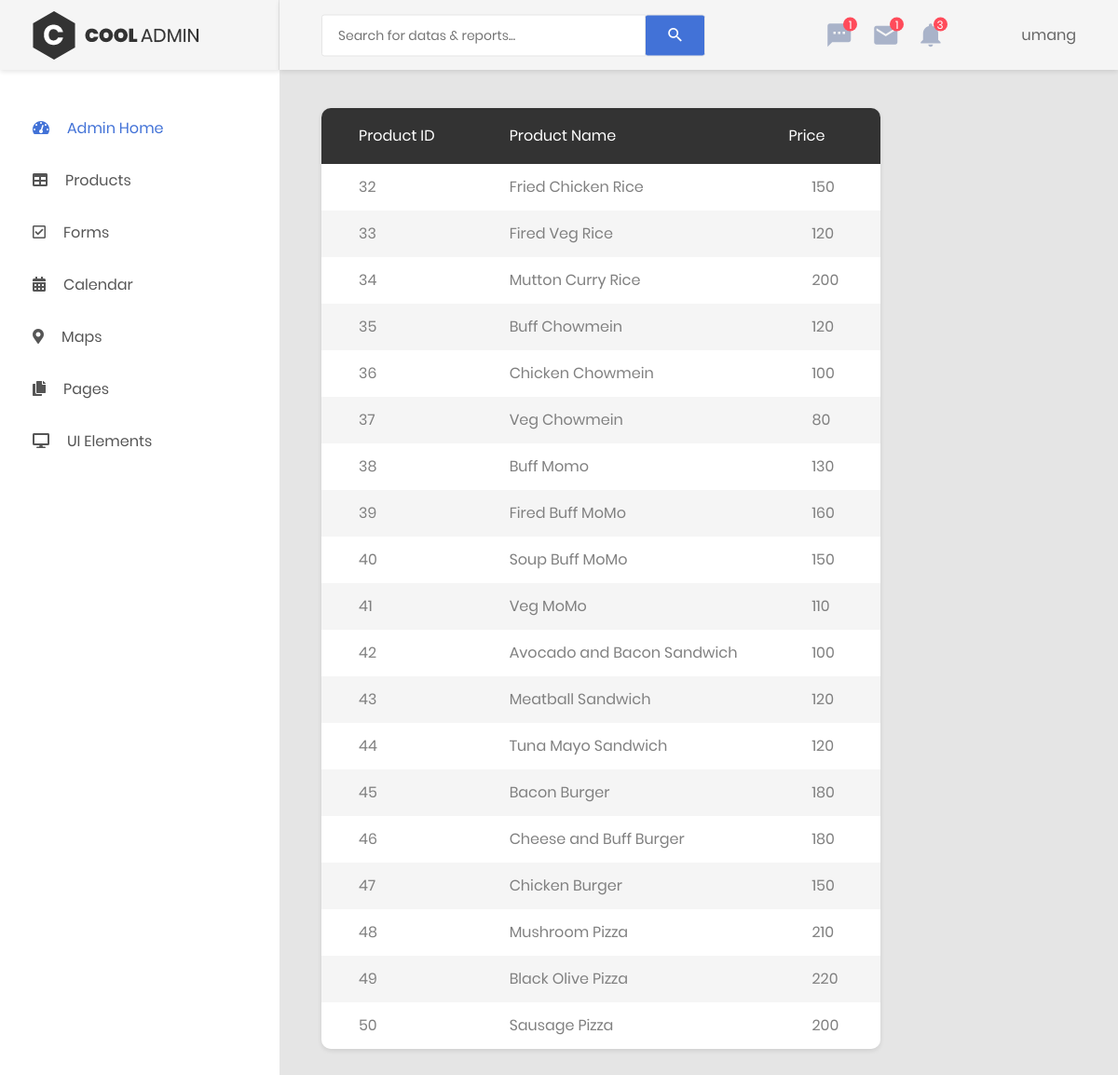
The app's page /Admin/product.php (signed in) with its own data.
### tables this page shows
CREATE TABLE `products` (
  `id` int(11) NOT NULL,
  `name` varchar(50) NOT NULL,
  `description` text NOT NULL,
  `price` float NOT NULL,
  `shipping` float NOT NULL,
  `quantity` int(11) NOT NULL DEFAULT '5',
  `image` varchar(250) NOT NULL,
  `R_Id` int(11) NOT NULL,
  `categories` varchar(50) NOT NULL
);

### Admin/product.php (the view, shortened to what this page needs)
<?php
include 'header.php';
?>
            <div class="main-content">
                <div class="section__content section__content--p30">
                    <div class="container-fluid">
                        <div class="row">
                            <div class="col-lg-9">
                                <div class="table-responsive table--no-card m-b-30">
                                    <table class="table table-borderless table-striped table-earning" style="height:500px;">
                                        <thead>
                                            <tr>
                                                <th>Product ID</th>
                                                <th>Product Name</th>
                                                <th class="text-right">price</th>
                                            </tr>
                                        </thead>
                                        <tbody>
                                            <?php
                                            include "../includes/dbh.inc.php";
                                                $sql = 'SELECT * FROM products ORDER by id ASC';
                                                $result=mysqli_query($conn, $sql);
                                                while($row=mysqli_fetch_array($result)){
                                                    echo '<tr>
                                                    <td>'.$row["id"].'</td>
                                                    <td>'.$row["name"].'</td>
                                                    <td>'.$row["price"].'</td>
                                                    <td> <button><a href="users.php?delete&id='.$row["id"].'">Delete </a></button></td>
                                                    <td>'.$row["description"].'</td>
                                                    <td>'.$row["R_Id"].'</td>
                                                    </tr>';
                                                }
                                            ?>
                                        </tbody>
                                    </table>
                                </div>
                            </div>
    <?php
        include 'footer.php';
    ?>

### records on screen
products: id "32", name "Fried Chicken Rice", price "150"
products: id "33", name "Fired Veg Rice", price "120"
products: id "34", name "Mutton Curry Rice", price "200"
products: id "35", name "Buff Chowmein", price "120"
products: id "36", name "Chicken Chowmein", price "100"
products: id "37", name "Veg Chowmein", price "80"
products: id "38", name "Buff Momo", price "130"
products: id "39", name "Fired Buff MoMo", price "160"
products: id "40", name "Soup Buff MoMo", price "150"
products: id "41", name "Veg MoMo", price "110"
products: id "42", name "Avocado and Bacon Sandwich", price "100"
products: id "43", name "Meatball Sandwich", price "120"
products: id "44", name "Tuna Mayo Sandwich", price "120"
products: id "45", name "Bacon Burger", price "180"
products: id "46", name "Cheese and Buff Burger", price "180"
products: id "47", name "Chicken Burger", price "150"
products: id "48", name "Mushroom Pizza", price "210"
products: id "49", name "Black Olive Pizza", price "220"
products: id "50", name "Sausage Pizza", price "200"

### other values on screen
$user "umang"
